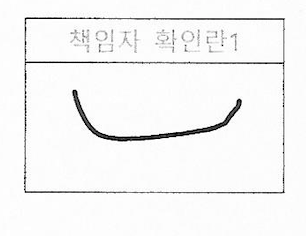
#> input picture images/clearrect.png, 306 x 236 px
$ python contourBase1.py   (older library calls are emulated)
#> lines starting #> are read from the running program, lines starting #| are printed output that depends on the picture; after the words box and inside, x2 and y2 are one past the last pixel; in counts of white or black regions, pixels touching at a corner belong together
# 참조: https://m.blog.naver.com/samsjang/220503082434
# cv2.bitwise_and() cv2.bitwise_not()

import numpy as np
import cv2
from datetime import datetime

def func_contour():
    tick = datetime.now()

    img = cv2.imread("../images/clearrect.png")
#> img is the input picture: shape (236, 306, 3); mean B, G, R 244.6, 244.6, 244.6
    # img = cv2.imread("../images/deskewed.png")
    # img = cv2.imread("../images/skewedSignature1.png")
    img2gray = cv2.cvtColor(img, cv2.COLOR_BGR2GRAY)
    ret, thr = cv2.threshold(img2gray, 127, 255, cv2.THRESH_BINARY_INV)
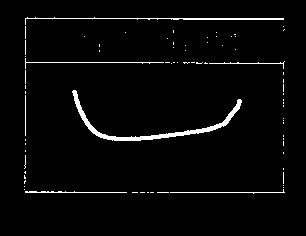
#> thr: shape (236, 306); 2.9% white; 74 white regions (67 under 20 px)
    # findContours() 테스트
    image, contours, hierarchy = cv2.findContours(thr, cv2.RETR_TREE, cv2.CHAIN_APPROX_SIMPLE)         # RETR_LIST, RETR_TREE
#> contours = 74 contours, 71 with area under 20; largest, box (x1, y1, x2, y2) and area: (72, 90, 242, 141) 722, (25, 17, 284, 25) 116, (25, 191, 127, 193) 26

    print('1,', type(image), len(image))
#| 1, <class 'numpy.ndarray'> 236
    print('2,', type(contours), len(contours), contours)
#> (printed output is left out)

    for contour in contours:
        print('3, ', type(contour), contour)
#> this loop made 74 passes
#> contour on passes 1, 2, 3, 4, 5, 8, 9, 10, 11, 14, 15, 16: [[157, 192], [168, 192]], [[150, 192], [153, 192]], [[147, 192], [148, 192]], [[140, 192], [144, 192]], [[132, 192], [137, 192]], [[24, 189]], [[283, 187]], [[24, 186]], [[283, 185]], [[283, 172], [283, 183]], [[25, 171], [24, 172], [25, 173]], [[283, 168], [283, 169]]

    print('4, ', type(hierarchy), len(hierarchy), hierarchy)

    # findArea() 테스트

    cv2.drawContours(img, contours, -1, (0,0,255), 1)
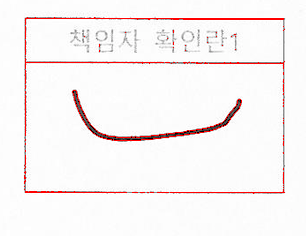
#> img: shape (236, 306, 3); 2.13% of pixels changed, all inside (x1, y1, x2, y2) = (24, 17, 285, 194)
    cv2.imshow('Contour', img)

    cv2.waitKey(0)
    cv2.destroyAllWindows()


    tock = datetime.now()
    duration = tock - tick
    print("time elapsed: {:.2f} secs".format(duration.total_seconds()))


func_contour()
